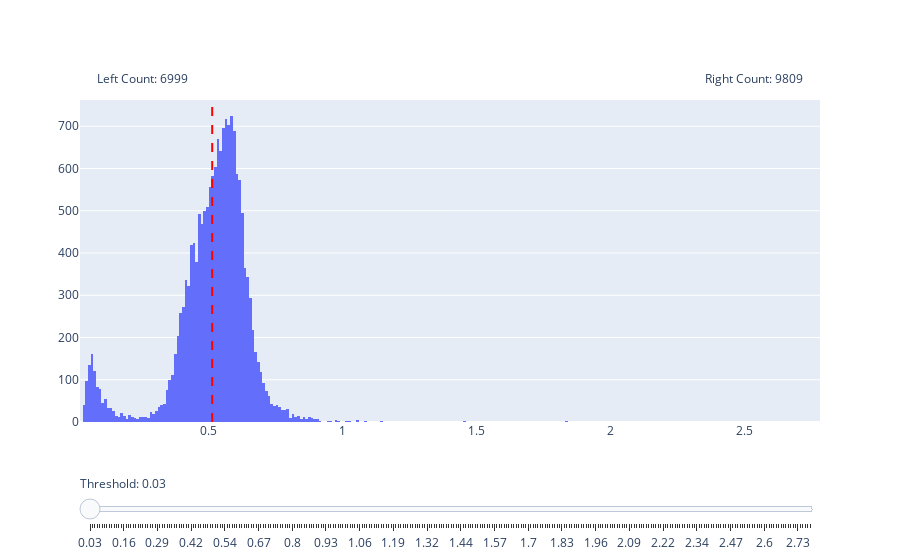

The notebook cell this image was saved under:
### Code cell
# explore the data
df = pd.DataFrame(data=sdata['imaging'].X, columns=sdata['imaging'].var_names)
df['DNA_ratio'] = df['mean_DAPI_2'] / df['mean_DAPI_bg']
plot_dynamic_histogram(df, "DNA_ratio", bins=300) #log scale would be a bit better
